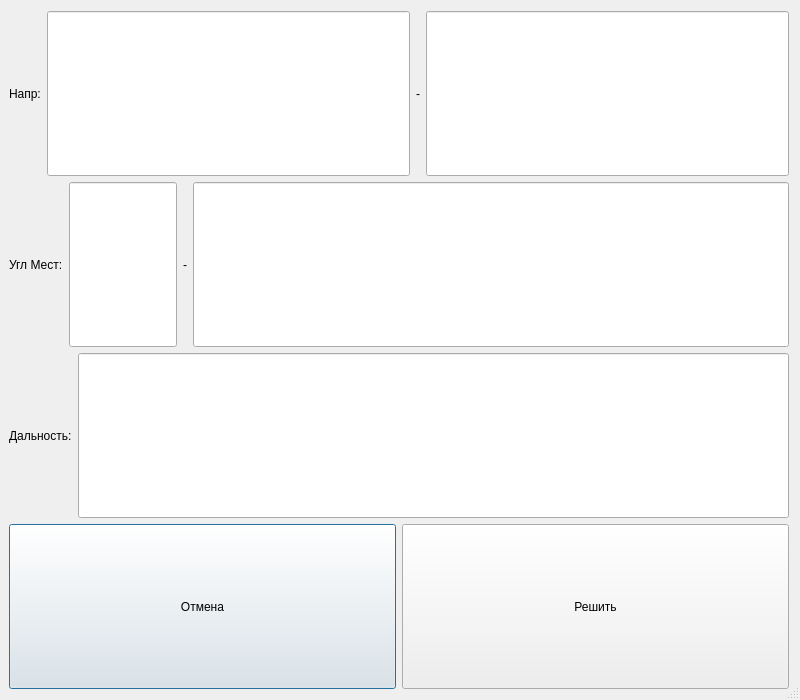
<?xml version="1.0" encoding="UTF-8"?>
<ui version="4.0">
 <class>Dialog</class>
 <widget class="QDialog" name="Dialog">
  <property name="windowModality">
   <enum>Qt::NonModal</enum>
  </property>
  <property name="geometry">
   <rect>
    <x>0</x>
    <y>0</y>
    <width>800</width>
    <height>700</height>
   </rect>
  </property>
  <property name="sizePolicy">
   <sizepolicy hsizetype="Preferred" vsizetype="Fixed">
    <horstretch>0</horstretch>
    <verstretch>0</verstretch>
   </sizepolicy>
  </property>
  <property name="minimumSize">
   <size>
    <width>800</width>
    <height>700</height>
   </size>
  </property>
  <property name="contextMenuPolicy">
   <enum>Qt::NoContextMenu</enum>
  </property>
  <property name="windowTitle">
   <string>dialog</string>
  </property>
  <property name="sizeGripEnabled">
   <bool>true</bool>
  </property>
  <property name="modal">
   <bool>true</bool>
  </property>
  <layout class="QVBoxLayout" name="verticalLayout">
   <property name="leftMargin">
    <number>9</number>
   </property>
   <item>
    <layout class="QHBoxLayout" name="horizontalLayout">
     <item>
      <widget class="QLabel" name="label">
       <property name="text">
        <string>Напр:</string>
       </property>
       <property name="alignment">
        <set>Qt::AlignLeading|Qt::AlignLeft|Qt::AlignVCenter</set>
       </property>
       <property name="wordWrap">
        <bool>false</bool>
       </property>
      </widget>
     </item>
     <item>
      <widget class="QLineEdit" name="lineEdit">
       <property name="sizePolicy">
        <sizepolicy hsizetype="Expanding" vsizetype="Preferred">
         <horstretch>0</horstretch>
         <verstretch>0</verstretch>
        </sizepolicy>
       </property>
       <property name="inputMethodHints">
        <set>Qt::ImhFormattedNumbersOnly</set>
       </property>
       <property name="maxLength">
        <number>3</number>
       </property>
      </widget>
     </item>
     <item>
      <widget class="QLabel" name="label_2">
       <property name="text">
        <string>-</string>
       </property>
      </widget>
     </item>
     <item>
      <widget class="QLineEdit" name="lineEdit_2">
       <property name="sizePolicy">
        <sizepolicy hsizetype="Expanding" vsizetype="Preferred">
         <horstretch>0</horstretch>
         <verstretch>0</verstretch>
        </sizepolicy>
       </property>
       <property name="inputMethodHints">
        <set>Qt::ImhFormattedNumbersOnly</set>
       </property>
       <property name="maxLength">
        <number>3</number>
       </property>
      </widget>
     </item>
    </layout>
   </item>
   <item>
    <layout class="QHBoxLayout" name="horizontalLayout_2">
     <item>
      <widget class="QLabel" name="label_3">
       <property name="text">
        <string>Угл Мест:</string>
       </property>
       <property name="alignment">
        <set>Qt::AlignLeading|Qt::AlignLeft|Qt::AlignVCenter</set>
       </property>
       <property name="wordWrap">
        <bool>false</bool>
       </property>
      </widget>
     </item>
     <item>
      <widget class="QLineEdit" name="lineEdit_4">
       <property name="sizePolicy">
        <sizepolicy hsizetype="Preferred" vsizetype="Preferred">
         <horstretch>0</horstretch>
         <verstretch>0</verstretch>
        </sizepolicy>
       </property>
       <property name="inputMethodHints">
        <set>Qt::ImhFormattedNumbersOnly</set>
       </property>
       <property name="maxLength">
        <number>3</number>
       </property>
      </widget>
     </item>
     <item>
      <widget class="QLabel" name="label_4">
       <property name="text">
        <string>-</string>
       </property>
      </widget>
     </item>
     <item>
      <widget class="QLineEdit" name="lineEdit_3">
       <property name="sizePolicy">
        <sizepolicy hsizetype="Expanding" vsizetype="Preferred">
         <horstretch>0</horstretch>
         <verstretch>0</verstretch>
        </sizepolicy>
       </property>
       <property name="inputMethodHints">
        <set>Qt::ImhFormattedNumbersOnly</set>
       </property>
       <property name="maxLength">
        <number>3</number>
       </property>
      </widget>
     </item>
    </layout>
   </item>
   <item>
    <layout class="QHBoxLayout" name="horizontalLayout_3">
     <item>
      <widget class="QLabel" name="label_5">
       <property name="text">
        <string>Дальность:</string>
       </property>
       <property name="alignment">
        <set>Qt::AlignLeading|Qt::AlignLeft|Qt::AlignVCenter</set>
       </property>
       <property name="wordWrap">
        <bool>false</bool>
       </property>
      </widget>
     </item>
     <item>
      <widget class="QLineEdit" name="lineEdit_5">
       <property name="sizePolicy">
        <sizepolicy hsizetype="Expanding" vsizetype="Preferred">
         <horstretch>0</horstretch>
         <verstretch>0</verstretch>
        </sizepolicy>
       </property>
       <property name="inputMethodHints">
        <set>Qt::ImhDigitsOnly</set>
       </property>
       <property name="maxLength">
        <number>10</number>
       </property>
      </widget>
     </item>
    </layout>
   </item>
   <item>
    <layout class="QHBoxLayout" name="horizontalLayout_4">
     <item>
      <widget class="QPushButton" name="pushButton">
       <property name="sizePolicy">
        <sizepolicy hsizetype="Preferred" vsizetype="Preferred">
         <horstretch>0</horstretch>
         <verstretch>0</verstretch>
        </sizepolicy>
       </property>
       <property name="text">
        <string>Отмена</string>
       </property>
      </widget>
     </item>
     <item>
      <widget class="QPushButton" name="pushButton_2">
       <property name="sizePolicy">
        <sizepolicy hsizetype="Preferred" vsizetype="Preferred">
         <horstretch>0</horstretch>
         <verstretch>0</verstretch>
        </sizepolicy>
       </property>
       <property name="text">
        <string>Решить</string>
       </property>
      </widget>
     </item>
    </layout>
   </item>
  </layout>
 </widget>
 <resources/>
 <connections/>
</ui>
